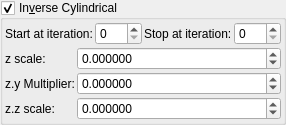
    <widget class="MyGroupBox" name="groupCheck_transf_function_enabledBx_false">
     <property name="toolTip">
      <string>&lt;html&gt;&lt;head/&gt;&lt;body&gt;&lt;p&gt;Cpixel is CVector3 c = ( c.x, c.y, c.z). It is each original point (pixel) in 3D space where the iteration starts from, ( c = original z for each point .) It is commonly found in formula structures z = f(z) + c.&lt;/p&gt;&lt;p&gt;The Cpixel multiplier effectively scales this point &amp;quot;c&amp;quot;.&lt;/p&gt;&lt;p&gt;In this formula the c.y and c.z components of &amp;quot;CVector3 c&amp;quot; are swapped before being multiplied by &amp;quot;CVector3 z&amp;quot; components.&lt;br/&gt;&lt;/p&gt;&lt;/body&gt;&lt;/html&gt;</string>
     </property>
     <property name="title">
      <string>In&amp;verse Cylindrical</string>
     </property>
     <property name="checkable">
      <bool>true</bool>
     </property>
     <layout class="QVBoxLayout" name="verticalLayout_50">
      <property name="spacing">
       <number>2</number>
      </property>
      <property name="leftMargin">
       <number>2</number>
      </property>
      <property name="topMargin">
       <number>2</number>
      </property>
      <property name="rightMargin">
       <number>2</number>
      </property>
      <property name="bottomMargin">
       <number>2</number>
      </property>
      <item>
       <layout class="QGridLayout" name="gridLayout_65">
        <property name="spacing">
         <number>2</number>
        </property>
        <item row="1" column="3">
         <widget class="MySpinBox" name="spinboxInt_transf_stop_iterations_D">
          <property name="sizePolicy">
           <sizepolicy hsizetype="Minimum" vsizetype="Maximum">
            <horstretch>0</horstretch>
            <verstretch>0</verstretch>
           </sizepolicy>
          </property>
          <property name="maximum">
           <number>999</number>
          </property>
         </widget>
        </item>
        <item row="1" column="2">
         <widget class="QLabel" name="label_250">
          <property name="text">
           <string>Stop at iteration:</string>
          </property>
         </widget>
        </item>
        <item row="1" column="0">
         <widget class="QLabel" name="label_251">
          <property name="text">
           <string>Start at iteration:</string>
          </property>
         </widget>
        </item>
        <item row="1" column="1">
         <widget class="MySpinBox" name="spinboxInt_transf_start_iterations_D">
          <property name="sizePolicy">
           <sizepolicy hsizetype="Minimum" vsizetype="Maximum">
            <horstretch>0</horstretch>
            <verstretch>0</verstretch>
           </sizepolicy>
          </property>
          <property name="maximum">
           <number>999</number>
          </property>
         </widget>
        </item>
       </layout>
      </item>
      <item>
       <layout class="QGridLayout" name="gridLayout_44" columnstretch="0,1">
        <property name="spacing">
         <number>2</number>
        </property>
        <item row="2" column="0">
         <widget class="QLabel" name="label_113">
          <property name="text">
           <string>z.y Multiplier:</string>
          </property>
         </widget>
        </item>
        <item row="3" column="0">
         <widget class="QLabel" name="label_114">
          <property name="text">
           <string>z.z scale:</string>
          </property>
         </widget>
        </item>
        <item row="2" column="1">
         <widget class="MyDoubleSpinBox" name="spinbox_transf_scale_1">
          <property name="sizePolicy">
           <sizepolicy hsizetype="Minimum" vsizetype="Maximum">
            <horstretch>0</horstretch>
            <verstretch>0</verstretch>
           </sizepolicy>
          </property>
          <property name="prefix">
           <string/>
          </property>
          <property name="suffix">
           <string/>
          </property>
          <property name="decimals">
           <number>6</number>
          </property>
          <property name="minimum">
           <double>-99.989999999999995</double>
          </property>
          <property name="maximum">
           <double>99.989999999999995</double>
          </property>
          <property name="singleStep">
           <double>0.100000000000000</double>
          </property>
         </widget>
        </item>
        <item row="1" column="1">
         <widget class="MyDoubleSpinBox" name="spinbox_transf_scaleA_1">
          <property name="sizePolicy">
           <sizepolicy hsizetype="Minimum" vsizetype="Maximum">
            <horstretch>0</horstretch>
            <verstretch>0</verstretch>
           </sizepolicy>
          </property>
          <property name="prefix">
           <string/>
          </property>
          <property name="suffix">
           <string/>
          </property>
          <property name="decimals">
           <number>6</number>
          </property>
          <property name="minimum">
           <double>-99.989999999999995</double>
          </property>
          <property name="maximum">
           <double>99.989999999999995</double>
          </property>
          <property name="singleStep">
           <double>0.100000000000000</double>
          </property>
         </widget>
        </item>
        <item row="1" column="0">
         <widget class="QLabel" name="label_112">
          <property name="text">
           <string>z scale:</string>
          </property>
         </widget>
        </item>
        <item row="3" column="1">
         <widget class="MyDoubleSpinBox" name="spinbox_transf_scaleC_1">
          <property name="sizePolicy">
           <sizepolicy hsizetype="Minimum" vsizetype="Maximum">
            <horstretch>0</horstretch>
            <verstretch>0</verstretch>
           </sizepolicy>
          </property>
          <property name="prefix">
           <string/>
          </property>
          <property name="suffix">
           <string/>
          </property>
          <property name="decimals">
           <number>6</number>
          </property>
          <property name="minimum">
           <double>-99.989999999999995</double>
          </property>
          <property name="maximum">
           <double>99.989999999999995</double>
          </property>
          <property name="singleStep">
           <double>0.100000000000000</double>
          </property>
         </widget>
        </item>
       </layout>
      </item>
     </layout>
    </widget>
